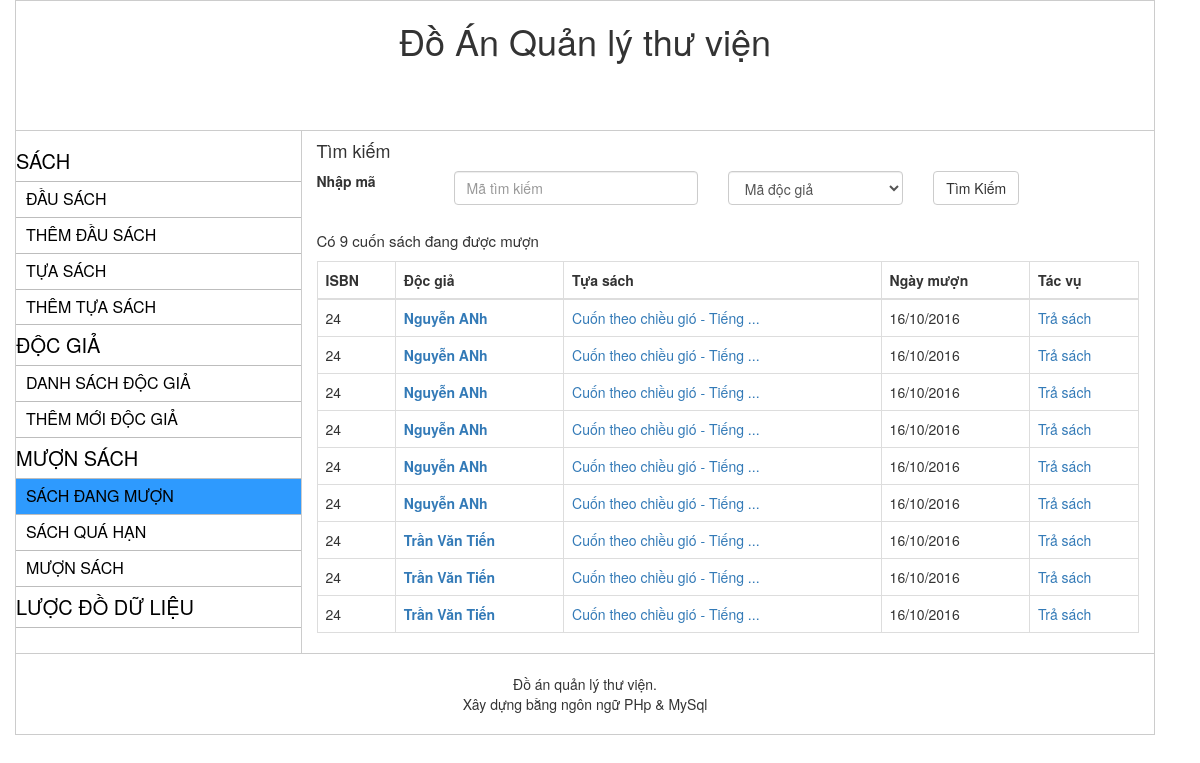
Before: /index.php?act=list_sach_dangmuon with the older database file.
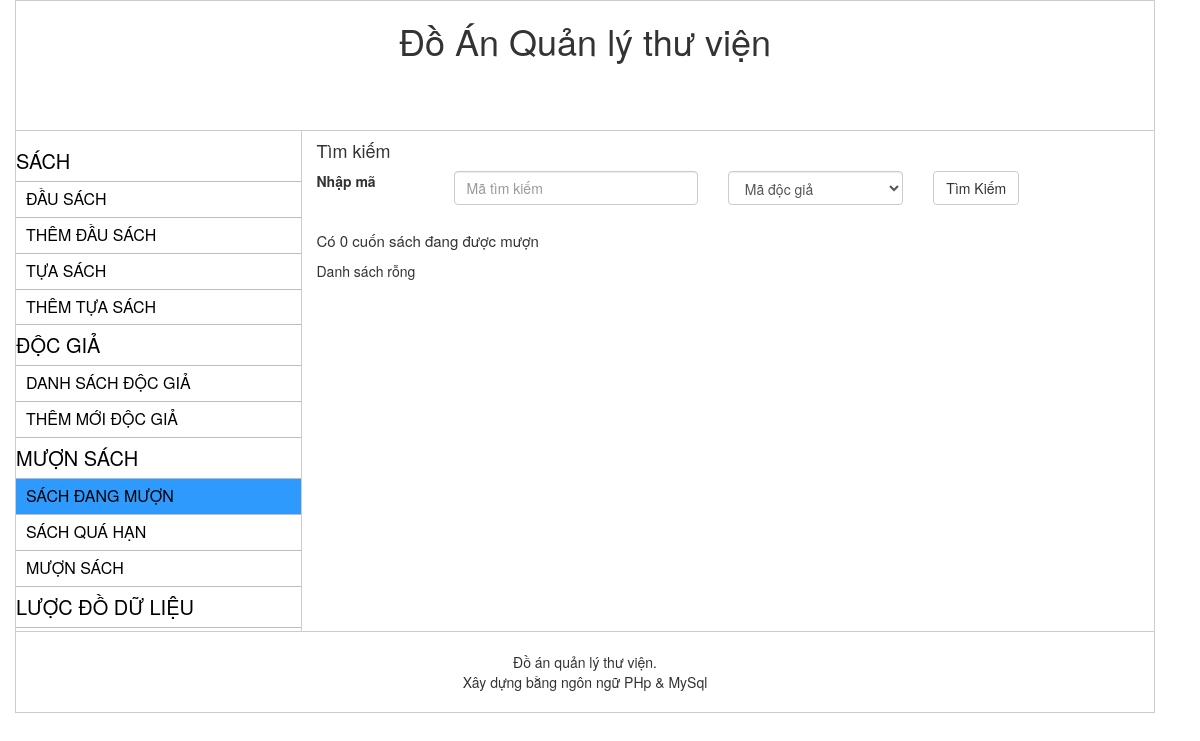
After: the same page with the newer database file.
### tables this page shows
CREATE TABLE `muon` (
  `isbn` int(11) NOT NULL,
  `ma_cuonsach` int(11) NOT NULL,
  `ma_docgia` int(11) NOT NULL,
  `ngaygio_muon` datetime NOT NULL,
  `ngay_hethan` datetime NOT NULL
);

CREATE TABLE `dausach` (
  `isbn` int(11) UNSIGNED NOT NULL,
  `ma_tuasach` int(11) NOT NULL,
  `ngonngu` varchar(15) NOT NULL,
  `bia` varchar(255) NOT NULL,
  `trangthai` varchar(1) NOT NULL
);

CREATE TABLE `docgia` (
  `ma_docgia` int(11) NOT NULL,
  `ho` varchar(155) NOT NULL,
  `hoten` varchar(255) NOT NULL,
  `tenlot` varchar(155) NOT NULL,
  `ten` varchar(155) NOT NULL,
  `ngaysinh` date NOT NULL
);

### inc/class_muon.php (called while the page is built, shortened)
<?php
Class Muon{
    public static function list_books($select_all = 0, $posts_per_age = 10, $current_page = 1, $search = 0, $type ='1', $keyword = '') {
		global $conn;
		$sql =" SELECT * FROM muon m LEFT JOIN dausach ds ON m.isbn = ds.isbn ";
		$sql .= " WHERE ";
		$and = '';
		$sql .= $and;
		$sql .= " m.ngay_hethan >= CURRENT_DATE ";
		if( !$select_all ){
			$offset = $posts_per_age * ($current_page - 1);
			$sql .=" LIMIT {$posts_per_age} OFFSET {$offset}";
		}
		$result = $conn->query($sql);
		if ($result && $result->num_rows > 0) {
			return $result;
		}
		return 0;
	}
}

### inc/class_doc_gia.php (called while the page is built, shortened)
<?php
Class DocGia{
	protected $table;
	static $instance;
	function __construct(){
		global $conn;
		$this->table = 'docgia';
		$this->conn = $conn;
	}
	static function getInstance(){
        if(self::$instance !== null){
            return self::$instance;
        }
        self::$instance = new DocGia();
        return self::$instance;
    }
	function getTenDocGia($ma_docgia){
		$sql ="SELECT hoten FROM  $this->table WHERE ma_docgia = {$ma_docgia}";
		$result = $this->conn->query($sql);
		if ($result->num_rows > 0)
			while( $row = $result->fetch_assoc() ) {
				return $row['hoten'];
			}
		return 0;
	}
}

### inc/functions.php (called while the page is built, shortened)
<?php
function getTenDocGia($ma_docgia){
	return DocGia::getInstance()->getTenDocGia($ma_docgia);
}

### module/list_sach_dangmuon.php (the view, shortened to what this page needs)
<?php
    $search     = isset($_GET['search']) ? $_GET['search'] : 0;
    $keyword    = isset( $_GET['keyword'] ) ? $_GET['keyword'] : '';
    $type       = isset( $_GET['type'] ) ? $_GET['type'] : '';
    $total_record = 0;
    $total = Muon::list_books($select_all = 1, 10, 1 , $search, $type, $keyword );
     if( !empty($total) ){
        $total_record = $total->num_rows;
    }
    ?>
    <form action="index.php?act=list_sachdangmuon" method="GET" class="form-horizontal">
        <div class="form-group row">
        <h4 for="example-tel-input" class="col-xs-12 col-form-label"> Tìm kiếm</h4>
          <label for="example-tel-input" class="col-xs-2 col-form-label"> Nhập mã </label>
          <div class="col-xs-4">
            <input type="text" class="form-control required" placeholder = "Mã tìm kiếm" name="keyword" value="<?php echo $keyword;?>" >
          </div>
          <div class="col-xs-3">
             <select name="type" class="form-control selectpicker" >
                <option value="1" <?php add_selected(1, $type);?>> Mã độc giả </option>
            </select>
          </div>
          <div class="col-xs-3">
           <button class="btn btn-default" type="submit">Tìm Kiếm</button>
          </div>
        </div>
    </form>
<?php
    echo '<div class="row result">';
    if(!$search){
        echo "Có {$total_record} cuốn sách đang được mượn";
    } else {
        echo "Tìm thấy {$total_record} cuốn sách";
    }
    echo '</div>';
    if( !empty($total) ){
        $current_page = isset($_GET['page']) ? $_GET['page'] : 1;
        $posts_per_page = 10;
    	$result = Muon::list_books($select_all = 0, $posts_per_page, $current_page, $search, $type, $keyword );
        if($result ){
        	echo '<table class="table table-bordered">';
        	echo '<thead><tr><th> ISBN </th><th>Độc giả </th> <th> Tựa sách </th><th> Ngày mượn </td> <th> Tác vụ </th> </tr></thead>';
        	echo ' <tbody>';
        	while( $row = $result->fetch_assoc() ) {
        		$isbn 		  = $row['isbn'];
                $ma_docgia    = $row['ma_docgia'];
                $mcs          = $row['ma_cuonsach'];
                $ngaygio_muon = $row['ngaygio_muon'];
                $date         = date_create( $ngaygio_muon );
                $date         = date_format($date,"d/m/Y");
        		echo '<tr>';
                echo "<td>{$isbn} </td>";
                echo '<th><a href="index.php?act=chi_tiet_docgia&id='.$ma_docgia.'">'.getTenDocGia($ma_docgia).'<a/></th>';
                 echo "<td> <a class='' href= 'index.php?act=chi_tiet_muon&mcs=".$mcs."&isbn=".$isbn."'> " . limit_string( $row['bia'], 30). "</a> </td>";
                echo "<td>";
                echo $date;
                echo "</td>";
                echo '<td><a href="index.php?act=trasach&mcs='.$mcs.'&isbn='.$isbn.'">Trả sách</a></td>';
                echo '</tr>';
            }
            echo '</tbody>';
            echo '</table>';
        } else {
            echo 'Danh sách mượn đang rỗng';
        }
    } else {
        echo ' Danh sách rỗng';
    }

Changed rows visible on the page:
removed muon: dausach.isbn "24", ma_docgia.hoten "Nguyễn ANh", dausach.bia "Cuốn theo chiều gió - Tiếng ...", ngaygio_muon "16/10/2016"
removed muon: dausach.isbn "24", ma_docgia.hoten "Nguyễn ANh", dausach.bia "Cuốn theo chiều gió - Tiếng ...", ngaygio_muon "16/10/2016"
removed muon: dausach.isbn "24", ma_docgia.hoten "Nguyễn ANh", dausach.bia "Cuốn theo chiều gió - Tiếng ...", ngaygio_muon "16/10/2016"
removed muon: dausach.isbn "24", ma_docgia.hoten "Nguyễn ANh", dausach.bia "Cuốn theo chiều gió - Tiếng ...", ngaygio_muon "16/10/2016"
removed muon: dausach.isbn "24", ma_docgia.hoten "Nguyễn ANh", dausach.bia "Cuốn theo chiều gió - Tiếng ...", ngaygio_muon "16/10/2016"
removed muon: dausach.isbn "24", ma_docgia.hoten "Nguyễn ANh", dausach.bia "Cuốn theo chiều gió - Tiếng ...", ngaygio_muon "16/10/2016"
removed muon: dausach.isbn "24", ma_docgia.hoten "Trần Văn Tiến", dausach.bia "Cuốn theo chiều gió - Tiếng ...", ngaygio_muon "16/10/2016"
removed muon: dausach.isbn "24", ma_docgia.hoten "Trần Văn Tiến", dausach.bia "Cuốn theo chiều gió - Tiếng ...", ngaygio_muon "16/10/2016"
removed muon: dausach.isbn "24", ma_docgia.hoten "Trần Văn Tiến", dausach.bia "Cuốn theo chiều gió - Tiếng ...", ngaygio_muon "16/10/2016"
Other visible differences:
$total_record: "9" → "0"
text no longer shown: "ISBN Độc giả Tựa sách Ngày mượn Tác vụ"
text now shown: "Danh sách rỗng"
